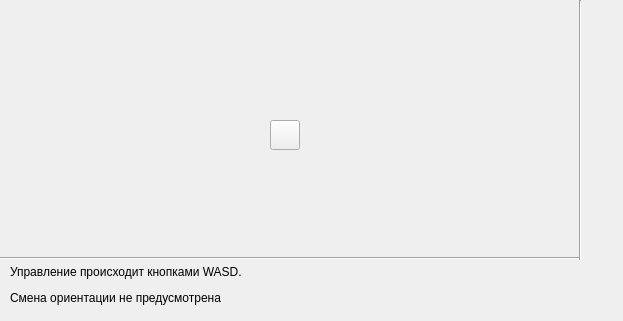
<?xml version="1.0" encoding="UTF-8"?>
<ui version="4.0">
 <class>game</class>
 <widget class="QWidget" name="game">
  <property name="geometry">
   <rect>
    <x>0</x>
    <y>0</y>
    <width>623</width>
    <height>321</height>
   </rect>
  </property>
  <property name="windowTitle">
   <string>&quot;Игра&quot;?</string>
  </property>
  <widget class="QPushButton" name="pushButton">
   <property name="geometry">
    <rect>
     <x>270</x>
     <y>120</y>
     <width>30</width>
     <height>30</height>
    </rect>
   </property>
   <property name="text">
    <string/>
   </property>
  </widget>
  <widget class="Line" name="line">
   <property name="geometry">
    <rect>
     <x>0</x>
     <y>250</y>
     <width>581</width>
     <height>16</height>
    </rect>
   </property>
   <property name="orientation">
    <enum>Qt::Horizontal</enum>
   </property>
  </widget>
  <widget class="Line" name="line_2">
   <property name="geometry">
    <rect>
     <x>570</x>
     <y>0</y>
     <width>20</width>
     <height>260</height>
    </rect>
   </property>
   <property name="orientation">
    <enum>Qt::Vertical</enum>
   </property>
  </widget>
  <widget class="QLabel" name="label">
   <property name="geometry">
    <rect>
     <x>10</x>
     <y>260</y>
     <width>311</width>
     <height>51</height>
    </rect>
   </property>
   <property name="text">
    <string>&lt;html&gt;&lt;head/&gt;&lt;body&gt;&lt;p&gt;Управление происходит кнопками WASD.&lt;/p&gt;&lt;p&gt;Смена ориентации не предусмотрена&lt;/p&gt;&lt;/body&gt;&lt;/html&gt;</string>
   </property>
  </widget>
 </widget>
 <resources/>
 <connections/>
</ui>
